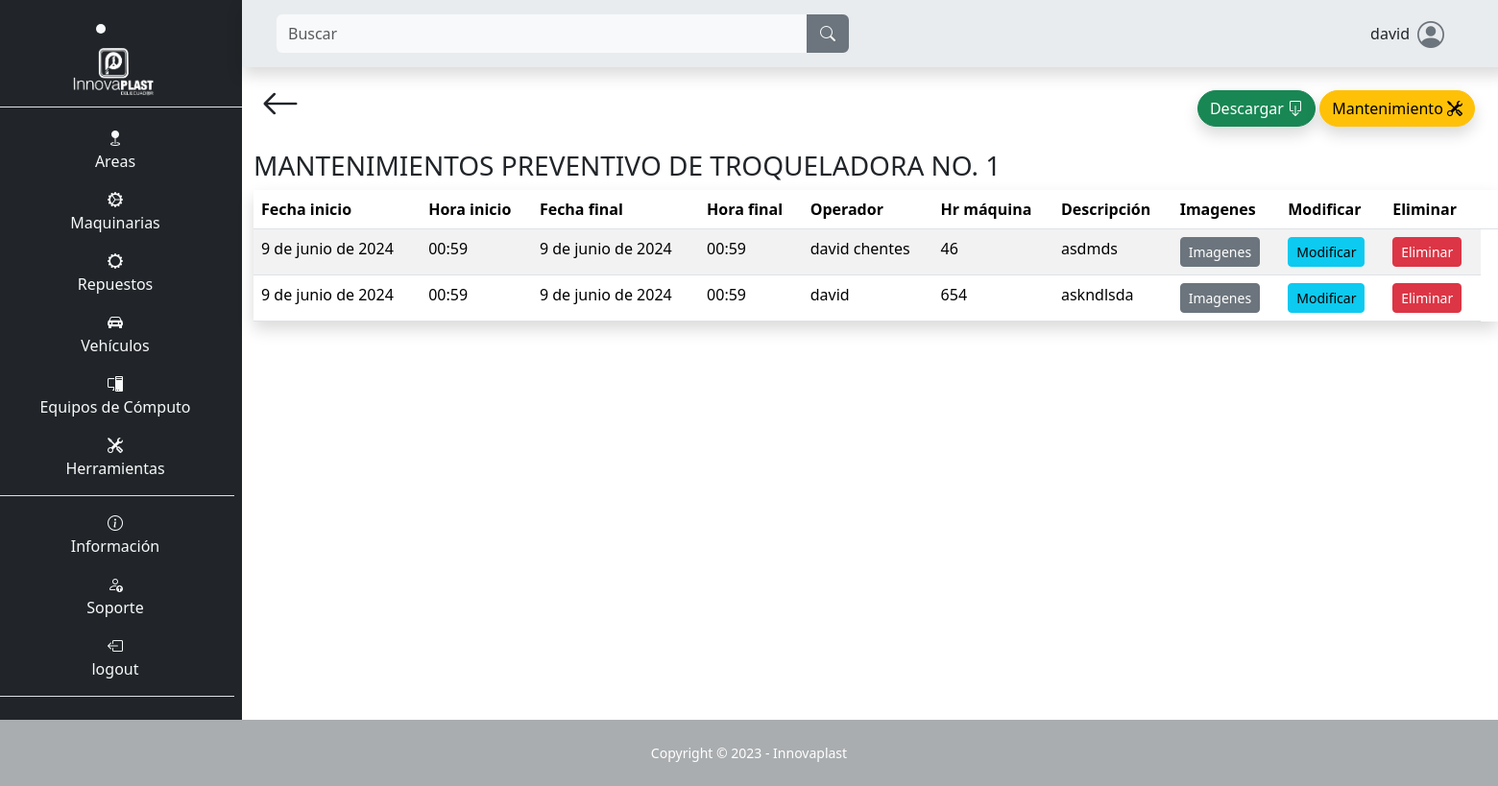
Page /maquina/mantenimientos_maquina_preventivo/17 (signed in) on the committed database.
### SGE_maquina/models.py (models this page shows, shortened)
class TipoMantenimientoMaquina(models.Model):
    tipo = models.CharField(max_length=100, blank=False, null=False)
    def __str__(self):
        return self.tipo

class Maquina(models.Model):
    nombre = models.CharField(max_length=100, null=False, blank=False)
    encargado = models.CharField(max_length=100, blank=False, null=False)
    teléfono_encargado = models.CharField(max_length=100, blank=False, null=False)
    descripción = models.TextField(max_length=500, null=False, blank=False)
    ubicación = models.CharField(max_length=100, null=False, blank=False)
    tipo_de_máquina = models.CharField(max_length=100, null=False, blank=False)
    número_de_serie_o_modelo = models.CharField(max_length=100, null=False, blank=False)
    proveedor = models.CharField(max_length=100, null=False, blank=False)
    costo_de_adquisición = models.IntegerField(blank=False, null=False)
    fecha_de_adquisición = models.DateField(default=date.today, blank=False, null=False)
    fecha_de_instalación = models.DateField(default=date.today, blank=False, null=False)
    estado_de_garantía = models.CharField(max_length=100, null=False, blank=False)
    consumo_de_energía = models.CharField(max_length=100, null=False, blank=False)
    horas_máquina_trabajada = models.IntegerField(blank=False, null=False, default=0)
    intervalo_mantenimiento = models.IntegerField(blank=False, null=False)
    fecha_ultimo_mantenimiento = models.DateField(default=date.today, blank=False, null=False)
    image = models.ImageField(upload_to="maquina/image", null=False, blank=False)
    def __str__(self):
        return self.nombre

class MantenimientoMaquina(models.Model):
    maquina = models.ForeignKey(Maquina, on_delete=models.CASCADE)
    fecha_inicio = models.DateField(default=date.today)
    hora_inicio = models.TimeField(default=datetime.now().time())
    fecha = models.DateField(default=date.today)
    hora = models.TimeField(default=datetime.now().time())
    operador = models.CharField(max_length=100, blank=False, null=False, default="")
    tipo = models.ForeignKey(TipoMantenimientoMaquina, on_delete=models.CASCADE)
    hr_maquina = models.IntegerField(blank=False, null=False, default=0)
    partes_y_piezas = models.TextField(max_length=500, null=False, blank=False, default="")
    descripción = models.TextField(max_length=500, null=False, blank=False, default="")
    image = models.ImageField(upload_to="maquina/mantenimiento/image", null=False, blank=False, default=None)
    image2 = models.ImageField(upload_to="maquina/mantenimiento/image", null=False, blank=False, default=None)
    image3 = models.ImageField(upload_to="maquina/mantenimiento/image", null=False, blank=False, default=None)

### SGE_maquina/views.py (the view)
# urls.py: path('mantenimientos_maquina_preventivo/<int:id>', views.mantenimientos_maquina_preventivo, name="mantenimientos_maquina_preventivo"),
@login_required
def mantenimientos_maquina_preventivo(request, id):
    if request.method == 'GET':
        maquina = get_object_or_404(Maquina, id=id)
        tipo_mantenimiento = get_object_or_404(TipoMantenimientoMaquina, id=2)
        mantenimientos = maquina.mantenimientomaquina_set.filter(tipo=tipo_mantenimiento).order_by('-fecha', '-hora')
        context = {
            'maquina': maquina,
            'tipo_mantenimiento': tipo_mantenimiento,
            'mantenimientos': mantenimientos,
        }
        return render(request, 'SGE_maquina/manteniminetos_preventivo.html', context)

### templates/SGE_maquina/manteniminetos_preventivo.html (shortened to what this page needs)
{% extends "layout/base.html" %}
{% block 'content' %}
<div class="container mb-5">
    <div class="d-flex p-2 justify-content-between">
        <a class="text-decoration-none text-dark flecha-atras" href="{% url "detalles_maquina" id=maquina.id %}">
            <i class="bi bi-arrow-left fs-1"></i>
        </a>
        <span class="p-3">
            <button type="button" class="btn btn-success descargar shadow rounded-pill" data-bs-toggle="modal" data-bs-target="#modal-descargar">
                Descargar <i class="bi bi-box-arrow-down "></i>
            </button>
            <a class="btn btn-warning mantenimineto shadow rounded-pill" href="{% url "nuevo_mantenimineto_maquina_preventivo" id=maquina.id %}">Mantenimiento <i class="bi bi-tools"></i></a>
        </span>
    </div>
    <h3 class="text-uppercase">Mantenimientos {{ tipo_mantenimiento }} de {{ maquina }}</h3>
    <table class="table table-striped shadow">
        <thead>
            <tr>
                <th>Fecha inicio</th>
                <th>Hora inicio</th>
                <th>Fecha final</th>
                <th>Hora final</th>
                <th>Operador</th>
                <th>Hr máquina</th>
                <th>Descripción</th>
                <th>Imagenes</th>
                <th>Modificar</th>
                <th>Eliminar<th>
            </tr>
        </thead>
        <tbody>
            {% for mantenimiento in mantenimientos %}
                <tr>
                    <td>{{ mantenimiento.fecha_inicio }}</td>
                    <td>{{ mantenimiento.hora_inicio }}</td>
                    <td>{{ mantenimiento.fecha }}</td>
                    <td>{{ mantenimiento.hora }}</td>
                    <td>{{ mantenimiento.operador }}</td>
                    <td>{{ mantenimiento.hr_maquina }}</td>
                    <td>{{ mantenimiento.descripción }}</td>
                    <td>
                        <button type="button" class="btn btn-secondary btn-sm" data-bs-toggle="modal" data-bs-target="#exampleModal{{ mantenimiento.id }}">
                            Imagenes
                        </button>
                    </td>
                    <td>
                        <a class="btn btn-info btn-sm" href="{% url "mod_mantenimineto_maquina_preventivo" id=mantenimiento.id %}">Modificar</a>
                    </td>
                    <td>
                        <button type="button" class="btn btn-danger btn-sm" data-bs-toggle="modal" data-bs-target="#modal-eliminar">
                            Eliminar
                        </button>
                    </td>
                </tr>
            {% endfor %}
        </tbody>
    </table>
</div>
{% endblock %}

### templates/layout/base.html (shortened to what this page needs)
{% load static %}
<!DOCTYPE html>
<html lang="es">
<head>
    <link rel="stylesheet" href="https://cdn.jsdelivr.net/npm/bootstrap-icons@1.10.3/font/bootstrap-icons.css">
    <link rel="stylesheet" href="{% static "css/bootstrap.css" %}">
    <link rel="stylesheet" href="{% static "css/style.css" %}">
</head>
<body class="" id="page-top">
    <main>
        <div class="row">
            {% if user.is_authenticated %}
            <div class="col-12 col-md-2 m-0 p-0 text-light text-center barra d-none d-md-block">
                <li class="nav-item active text-center fs-3 lista-menu m-2" style="transition: background-color 0.5s ease">
                    <a class="nav-link" href="{% url "index" %}">
                        <img src="{% static "images/Innovaplast.png" %}" alt="Innovaplast" style="max-height: 53px;">
                    </a>
                </li>
                <ul class="flex-column align-items-stretch p-2 border-top">
                    <li class="nav-item mt-1 pt-2 lista-menu text-center" style="transition: background-color 0.5s ease">
                        <a class="text-light text-decoration-none lista-menu" href="{% url "area" %}"><i class="bi bi-geo-fill"></i><p>Areas</p></a>
                    </li>
                    <li class="nav-item lista-menu" style="transition: background-color 0.5s ease">
                        <a class="text-light text-decoration-none lista-menu" href="{% url "maquina" %}"><i class="bi bi-gear-wide-connected"></i><p>Maquinarias</p></a>
                    </li>
                    <li class="nav-item lista-menu" style="transition: background-color 0.5s ease">
                        <a class="text-light text-decoration-none lista-menu" href="{% url "repuesto_maquina" %}"><i class="bi bi-gear-wide"></i><p>Repuestos</p></a>
                    </li>
                    <li class="nav-item lista-menu" style="transition: background-color 0.5s ease">
                        <a class="text-light text-decoration-none lista-menu" href="{% url "vehiculo" %}"><i class="bi bi-car-front-fill"></i><p>Vehículos</p></a>
                    </li>
                    <li class="nav-item lista-menu" style="transition: background-color 0.5s ease">
                        <a class="text-light text-decoration-none lista-menu" href="{% url "pc" %}"><i class="bi bi-pc-display"></i><p>Equipos de Cómputo</p></a>
                    </li>
                    <li class="nav-item border-bottom lista-menu" style="transition: background-color 0.5s ease">
                        <a class="text-light text-decoration-none lista-menu" href="{% url "herramienta" %}"><i class="bi bi-tools"></i><p>Herramientas</p></a>
                    </li>
                    <li class="nav-item pt-3 lista-menu" style="transition: background-color 0.5s ease">
                        <i class="bi bi-info-circle"></i><p>Información</p>
                    </li>
                    <li class="nav-item lista-menu" style="transition: background-color 0.5s ease">
                        <a class="text-light text-decoration-none lista-menu" href="{% url "soporte" %}">  <i class="bi bi-person-up"></i><p>Soporte</p></a>
                    </li>
                    {% if user.is_authenticated %}
                        <li class="nav-item lista-menu border-bottom" style="transition: background-color 0.5s ease">
                            <a class="text-light text-decoration-none lista-menu" href="{% url "logout" %}"><i class="bi bi-box-arrow-left"></i><p>logout</p></a>
                        </li>
                    {% else %}
                        <li class="nav-item lista-menu border-bottom" style="transition: background-color 0.5s ease">
                            <a class="text-light text-decoration-none lista-menu" href="{% url "login" %}"><i class="bi bi-box-arrow-right"></i><p>Login</p></a>
                        </li>
                    {% endif %}
                </ul>
            </div>
            {% endif %}
            <div class="col-12 col-md-10 m-0 p-0">
                {% if user.is_authenticated %}
                <nav class="row navbar bg-body-secondary p-2 m-0 shadow sticky-top navbar-expand-lg">
                        <div class="col-12 col-md-6 order-lg-first order-last">
                            <form class="d-flex form-inline mr-auto ml-md-3 my-2 my-md-0 ms-3 me-3 mw-100 navbar-search" role="search" action="" method='GET'>
                                <div class="input-group">
                                    <input class="form-control bg-light border-0 small" id="search-input" name="search" type="search" placeholder="Buscar" aria-label="Search">
                                    <div class="input-group-append">
                                        <button class="btn btn-secondary text-light rounded-0 rounded-end border-2" type="submit">
                                            <i class="bi bi-search"></i>
                                        </button>
                                    </div>
                                </div>
                            </form>
                        </div>
                        <div class="col-12 col-md-6">
                            <div class="me-5 d-flex justify-content-center justify-content-md-end align-items-center">
                                <p class="ms-5 mt-auto mb-auto">{{ user }}</p>
                                <i class="bi bi-person-circle fs-3 ms-2 icono-persona"></i>
                            </div>
                        </div>
                </nav>
                {% endif %}
                {% block 'content' %}{% endblock %}
            </div>
    </main>
    {% if user.is_authenticated %}
    <footer class="footer">
        <div class="small text-center p-4 text-white">Copyright &copy; 2023 - Innovaplast</div>
    </footer>
    {% endif %}
</body>
</html>

### static/css/style.css (style rules this page uses)
:root { --color-primary: #6c757d; --color-secondary: #212529; --footer: #aaadaf; }
* { margin: 0; padding: 0; box-sizing: border-box; }
body { background-color: #ffffff; }
.barra { background-color: var(--color-secondary); }
ul { list-style-type: none; }
.icono-persona { color: var(--color-primary); }
.footer { background-color: var(--footer); }

### rows in the picture
TipoMantenimientoMaquina: tipo "PREVENTIVO"
Maquina: nombre "TROQUELADORA NO. 1"
MantenimientoMaquina: fecha_inicio "9 de junio de 2024", hora_inicio "00:59", fecha "9 de junio de 2024", hora "00:59", operador "david chentes", hr_maquina "46", descripción "asdmds"
MantenimientoMaquina: fecha_inicio "9 de junio de 2024", hora_inicio "00:59", fecha "9 de junio de 2024", hora "00:59", operador "david", hr_maquina "654", descripción "askndlsda"

### other values in the picture
{{ user }} "david"
